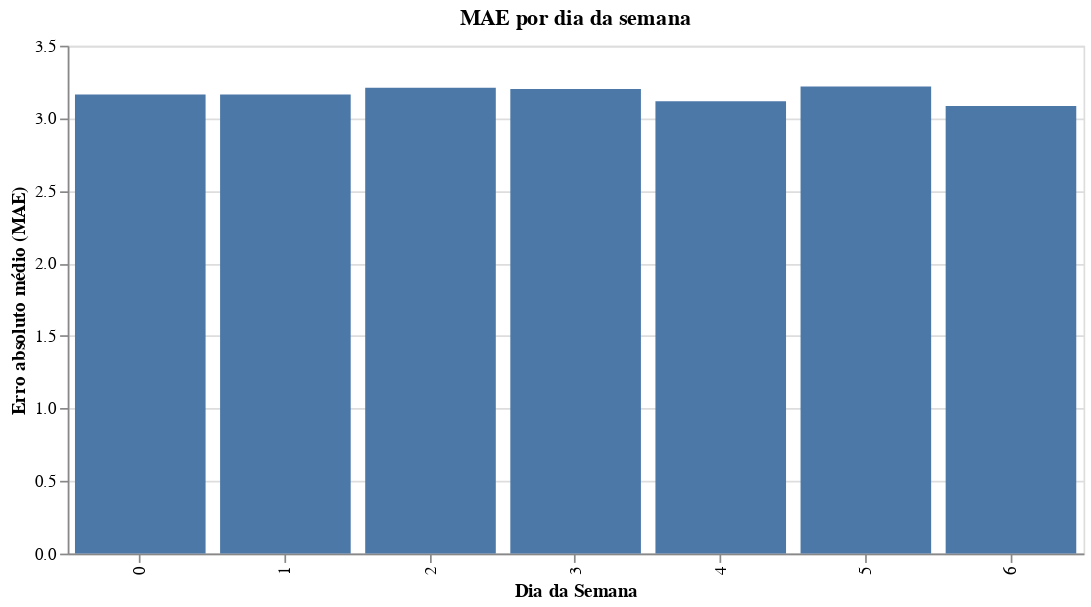

The code cell stored with this chart in its notebook:
### Code cell
chart = (
    alt.Chart(dow_mae)
    .mark_bar()
    .encode(
        x=alt.X("day_of_week:O", title="Dia da Semana"),
        y=alt.Y("residual:Q", title="Erro absoluto médio (MAE)"),
    )
    .properties(
        width=600,
        height=300,
        title="MAE por dia da semana"
    )
)

chart

### Figure 1 — Vega-Lite specification as saved in the notebook (floating-point values rounded to 4 significant figures)
{"config": {"view": {"continuousWidth": 300, "continuousHeight": 300}}, "data": {"name": "data-eaafef3c909e362925511d41b2fca874"}, "mark": {"type": "bar"}, "encoding": {"x": {"field": "day_of_week", "title": "Dia da Semana", "type": "ordinal"}, "y": {"field": "residual", "title": "Erro absoluto médio (MAE)", "type": "quantitative"}}, "height": 300, "title": "MAE por dia da semana", "width": 600, "$schema": "https://vega.github.io/schema/vega-lite/v6.1.0.json", "datasets": {"data-eaafef3c909e362925511d41b2fca874": [{"day_of_week": 0, "residual": 3.163}, {"day_of_week": 1, "residual": 3.164}, {"day_of_week": 2, "residual": 3.21}, {"day_of_week": 3, "residual": 3.202}, {"day_of_week": 4, "residual": 3.118}, {"day_of_week": 5, "residual": 3.22}, {"day_of_week": 6, "residual": 3.084}]}}
